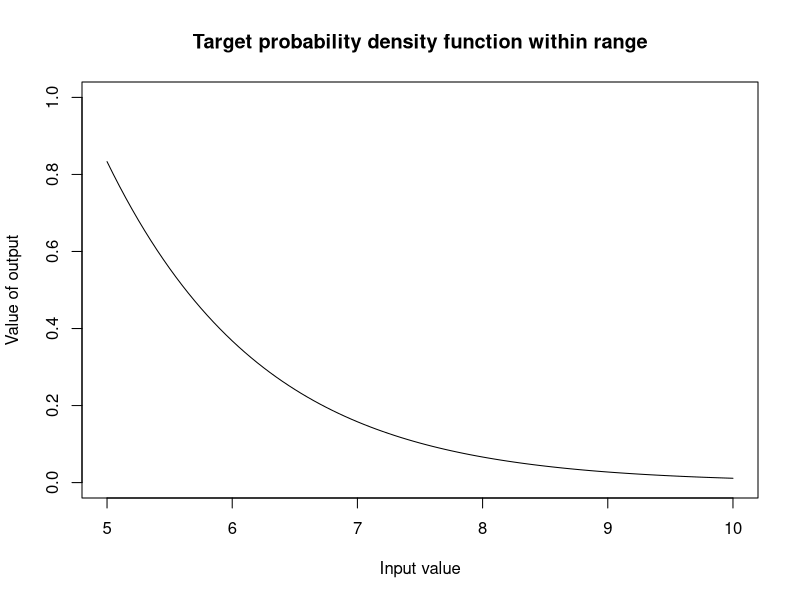
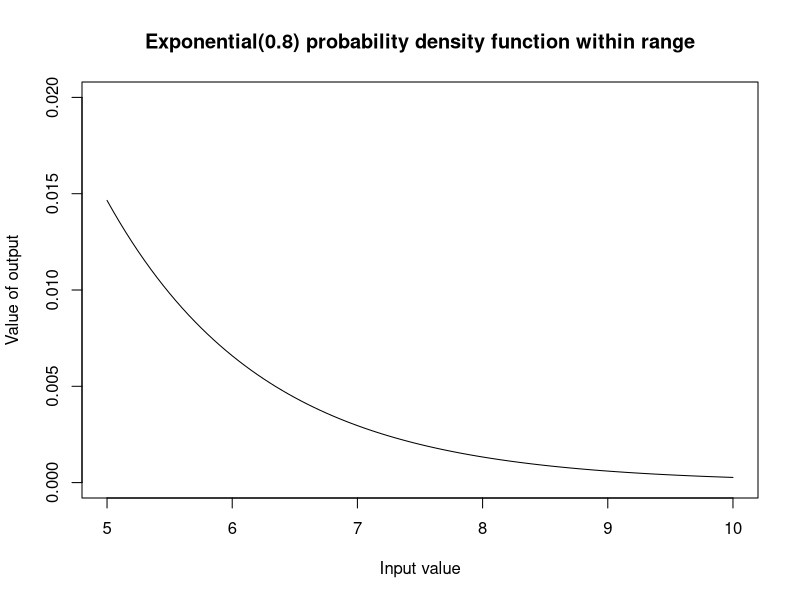
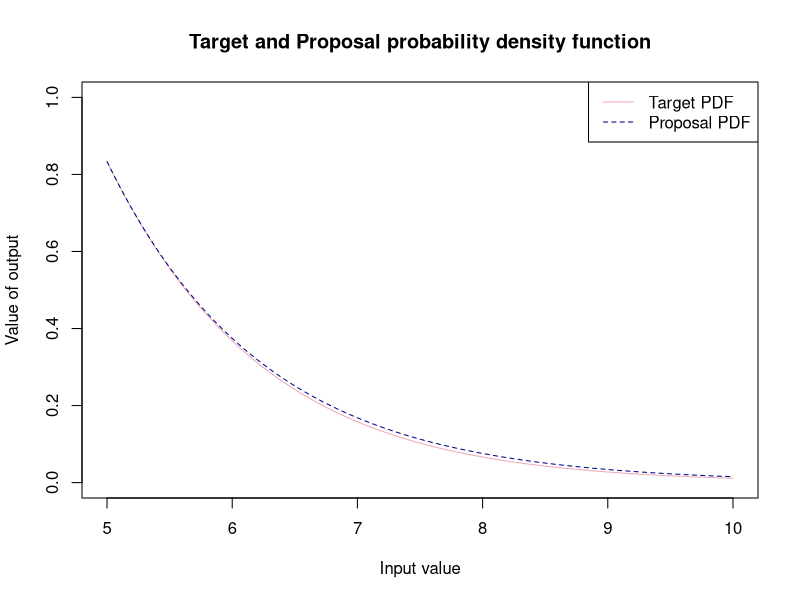
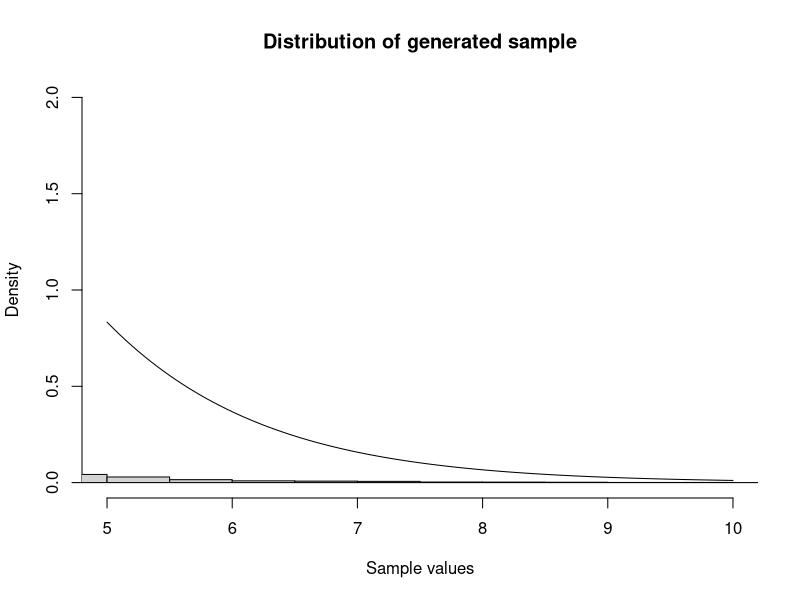

The R source for these figures, in order: (Note: this script raises an error after producing the figures.)
#-----------------------------------#
#-REJECTION SAMPLING - Gamma(2,1) --#----
#-----------------------------------#
#Defining our target pdf (density function to sample from) --------------------------
target_pdf<-function(x){
  (x*exp(-x))/(6*exp(-5)) # to incorporate bounds
}

target_pdf_graphical<-function(x){
   (x*exp(-x))/(6*exp(-5))  # plotting the whole function  
}

# Let's graph the target probability where x >= 5 
curve(target_pdf(x), from = 5, to = 10, 
      xlab = "Input value",
      ylab = "Value of output",
      main = "Target probability density function within range", col = "black", ylim = c(0,1))

#--------------------------------#
#--EXPONENTIAL PROPOSAL----------#----
#-------------------------------#
#Defining proposal pdf number generator(density that we easily sample from to use to accept or reject)--
exp_generator<- function(x){
  y <- rexp(1,0.8)     # generate a sample from exponential where lambda = 1
  ifelse(y>=5,y ,0 )   # accept and return value of greater than or equal to 5
  y
}

# Defining function to  graph our expoential. 
exp_graphical<- function(x){
  0.8*exp(-0.8*x) # used to plot exponential proposal
}

# Let's graph the proposal probability 
curve(exp_graphical(x), from = 5, to = 10, 
      xlab = "Input value",
      ylab = "Value of output",
      main = "Exponential(0.8) probability density function within range", col = "black", ylim = c(0,0.02))

# Graphing our target  and proposal probability density functions 
M <- ((5*exp(-5))/(6*exp(-5)))/(0.8*exp(-0.8*5)) # max point of both is x = 5

# PDF compared to exp(0.8) across greater range x within (0,10)
curve(target_pdf_graphical(x), from = 5, to = 10, 
      xlab = "Input value",
      ylab = "Value of output",
      main = "Target and Proposal probability density function", col = "pink2", ylim = c(0,1))

curve( M* exp_graphical(x), from = 5, to = 10,
      xlab = "Input value",
      ylab = "Output value",
      main = "Proposal probability density funtion", add= T ,col = "blue4", lty = 2)
legend("topright", legend = c("Target PDF", "Proposal PDF"), 
       col = c("pink2", "blue4"), lty = c(1, 2))

#Rejection Sampling function -----------------------------------------------------
set.seed(123)
exp_acc_rej<-function(){
  
  set.seed(123)
  n<-5000
  sample_y<-numeric(n)
  number <- 0
  count<-0
  total_sample <-numeric(0)
  
  while(count<n) {
   
    #generated sample from proposal 
    y <- exp_generator()
    #uniform comparison
    u<- runif(1,0,1)
    #number of total generated samples
    number <- number + 1
    total_sample[number] <- y
    acceptance_rate <- round((length(sample_y)/ length(total_sample))*100 , digits = 3)
    
    #accept or reject criteria
    
    if( u <= target_pdf(y)/ (M * exp_graphical(y))){
    count<- count +1
    sample_y[count]<-y
    }
  }
  number_of_samples <- length(total_sample)
  text <- "Acceptance rate:"
  percent <- "%"
  output<-paste(text,acceptance_rate,percent) #combining types to have preferred output 
  list( acceptance_rate = output, samples = sample_y, no_of_samples = number_of_samples ) #list of output from this function
}


list<- exp_acc_rej()   #creating a list of the acceptance rate and valid samples 
samples_exp <- list$samples #creating a vector of the samples 
ac_rate <- list$acceptance_rate #acceptance rate 
no_samples <-list$no_of_samples  #number of total samples 

# Graphical display of distribution of sample and pdf ------------------------
# Using Histogram -------------------------------------------------------------
hist(samples_exp, freq = FALSE,
     main = "Distribution of generated sample",
     xlab = "Sample values", ylim = c(0,2), xlim =c(5,10),
     breaks =20)
curve(target_pdf(x), add = TRUE)

# QQplot ----------------------------------------------------------------------
# We will now use a QQplot 
# Quantiles of the sample data 
sample_quantiles <- quantile(samples_gamma, probs = seq(0.1,1,0.01))
theoretical_quantiles <- qgamma(p = seq(0.1,1,0.01), shape =2 , rate =1)

plot(sample_quantiles, theoretical_quantiles, xlim = c(0,20), ylim = c(0,10),
     main = "Theortical vs sample quantiles for exp proposal",
     ylab = "Theortical quantiles",
     xlab = "Sample quantiles")

abline(a= 0, b = 1)

# Conclusion
# We can see that using en exponential(1) is very inefficient as most values are that we generate are 
# Exp(1) is very inefficient - generates many values to get sample size = 5000 
# Mean of exp = 1, mean of gamma = 2 so our QQ-plot shows mean of exp < mean of gamma 
# We can look into being more efficient 

#--------------------------------#
#--CAUCHY PROPOSAL--------------#----
#-------------------------------#
cauchy_generator<- function(x){
  y <- rcauchy(1, 5)
  ifelse(y>=5,y,0)
}

cauchy_graphical<- function(x){
  (1/pi)*(1/(1+(x-5)^2))
}

curve(cauchy_graphical(x), from = 5, to =10,
      main = "Cauchy(5) probabilit density function within range ",
      xlab = "Input value", ylab = "Output value")

#Scaling factor with Cauchy proposal ------------------------------------------
M_cauchy <- ((5*exp(-5))/(6*exp(-5)))/((1/pi)*(1/(1+5^2)))

curve(target_pdf_graphical(x), from = 5, to = 10, 
      xlab = "Input value",
      ylab = "Value of output",
      main = "Target and Proposal probability density function", col = "pink2", ylim = c(0,25))
abline(v = 5)
curve( M_cauchy * cauchy_graphical(x), from = 5, to = 10,
       xlab = "Input value",
       ylab = "Output value",
       main = "Proposal probability density funtion", add= T ,col = "blue4", lty = 2)
legend("topright", legend = c("Target PDF", "Proposal PDF"), 
       col = c("pink2", "blue4"), lty = c(1, 2))

# Rejection sampling function ------------------------------------------------
set.seed(123)
rgamma_2_1_cauchy <- function(n){
  rgamma_samples <- numeric(n) # list to store accepted samples 
  total_samples <- numeric(0)  # store total sample size 
  count <- 1                  #iterate our  while loop
  pos <- 1
  # while loop that runs until we have 5000 accepted samples 
  while (count < n) {
    # random value from a uniform distribution for comparison
    u <- runif(1, 0, 1)
    # value from cauchy distribution 
    x <- cauchy_generator()
    # iterating along the list 
    pos  <- pos + 1
    total_samples[pos] <- x
    
    #number of total generated samples
    pos <- pos + 1
    total_samples[pos] <- x
    acceptance_rate <- round((length(rgamma_samples)/ length(total_samples))*100 , digits = 3)
    
    # now we can use the comparison operator to accept samples if the condition is met
    if ( u <= target_pdf(x)/(M_cauchy * cauchy_graphical(x))){
      count <- count + 1
      rgamma_samples[count] <- x
    }
    
  }
  number_of_samples <- length(total_samples)
  text <- "Acceptance rate:"
  percent <- "%"
  output<-paste(text,acceptance_rate,percent) #combining types to have preferred output 
  list( acceptance_rate = output, samples = rgamma_samples, no_of_samples = number_of_samples ) #list
}

list_cauchy <- rgamma_2_1_cauchy(5000)
samples_cauchy <- list_cauchy$samples
acc_rate_cauchy <- list_cauchy$acceptance_rate
no_samples_cauchy <- list_cauchy$no_of_samples

# Graphical display of distribution of sample and pdf ------------------------
# Using Histogram -------------------------------------------------------------
hist(samples_cauchy, freq = FALSE,
     main = "Distribution of generated sample",
     xlab = "Sample values", ylim = c(0,2), xlim =c(5,10),
     breaks =20)
curve(target_pdf(x), add = TRUE)

# QQplot ----------------------------------------------------------------------
# We will now use a QQplot 
# Quantiles of the sample data 
sample_quantiles_cauchy <- quantile(samples_cauchy, probs = seq(0.1,1,0.01))
theoretical_quantiles_cauchy <- qcauchy(p = seq(0.1,1,0.01),1,1)
rcauchy()
plot(sample_quantiles_cauchy, theoretical_quantiles_cauchy)
abline(a= 0, b = 1)

increase_efficiency <- ((no_samples-no_samples_cauchy)/no_samples)*100

# Conclusion
# Although we have. slight improvement in efficiency, the Cauchy is still very wasteful when centered on 5
# That means we always have half of the samples being unuseable fro 5 to - infinity

#--------------------------------#
#--SHIFTED EXPONENTIAL PROPOSAL--#----
#-------------------------------#
# Now let's try a shifted exponential 
# This will be our best bet since a shifted exponential distribution has the same support as Gamma 

# Shifted exp will be centered on 5 
shift_exp_generator<- function(x){
   5 + rexp(1,0.8)     # generate a sample from exponential where lambda = 1 
}

shift_exp_graphical<- function(x){
  0.8*exp(-0.8*(x-5)) # plotting exponential proposal
}

# we still have the max value of both graphs at x = 5
function_exp <- function(x) (((x*exp(-x))/(6*exp(-5)))/(0.8*exp(-0.8*(x-5))))
shift_M <- optimize(function_exp, interval = c(5,10), maximum = T)
scaling_factor <- shift_M$objective

# PDF compared to shifted exp across greater range x within (0,10)
curve(target_pdf_graphical(x), from = 5, to = 10, 
      xlab = "Input value",
      ylab = "Value of output",
      main = "Target and Proposal probability density function", col = "pink2", ylim = c(0,2))
abline(v = 5)

curve( scaling_factor * shift_exp_graphical(x), from = 5, to = 10,
       xlab = "Input value",
       ylab = "Output value",
       main = "Proposal probability density funtion", add= T ,col = "blue4", lty = 2)
legend("topright", legend = c("Target PDF", "Proposal PDF"), 
       col = c("pink2", "blue4"), lty = c(1, 2))

#Rejection Sampling function -----------------------------------------------------
set.seed(123)
shift_exp_acc_rej<-function(){
  
  set.seed(123)
  n<-5000
  sample_y<-numeric(n)
  number <- 0
  count<-0
  total_sample <-numeric(0)
  
  while(count<n) {
    
    #generated sample from proposal 
    y <- shift_exp_generator()
    #uniform comparison
    u<- runif(1,0,1)
    #number of total generated samples
    number <- number + 1
    total_sample[number] <- y
    acceptance_rate <- round((length(sample_y)/ length(total_sample))*100 , digits = 3)
    
    #accept or reject criteria
    
    if( u <= target_pdf(y)/ (scaling_factor*(shift_exp_graphical(y)))){
      count<- count +1
      sample_y[count]<-y
    }
  }
  number_of_samples <- length(total_sample)
  text <- "Acceptance rate:"
  percent <- "%"
  output<-paste(text,acceptance_rate,percent) #combining types to have preferred output 
  list( acceptance_rate = output, samples = sample_y, no_of_samples = number_of_samples ) #list of output from this function
}


shift_list<- shift_exp_acc_rej()   #creating a list of the acceptance rate and valid samples 
shift_samples_gamma <- shift_list$samples #creating a vector of the samples 
shift_ac_rate <- shift_list$acceptance_rate #acceptance rate 
shift_no_samples <-shift_list$no_of_samples  #number of total samples 
# Graphical display of distribution of sample and pdf ------------- -----------
# Using Histogram -------------------------------------------------------------
hist(shift_samples_gamma, freq = FALSE,
     main = "Distribution of generated sample",
     xlab = "Sample values", ylim = c(0,2), xlim =c(5,10),
     breaks = 20)
curve(target_pdf(x), add = TRUE)

# QQplot ----------------------------------------------------------------------
# We will now use a QQplot 
# Quantiles of the sample data 
shift_sample_quantiles <- quantile(shift_samples_gamma, probs = seq(0.01,1,0.01))
shift_theoretical_quantiles <- qgamma(p = seq(0.01,1,0.01), shape =2 , rate =1)

plot(shift_sample_quantiles, shift_theoretical_quantiles, xlim = c(0,20), ylim = c(0,10),
     main = "Theortical vs sample quantiles for exp proposal",
     ylab = "Theortical quantiles",
     xlab = "Sample quantiles")

abline(a= 0, b = 1)
